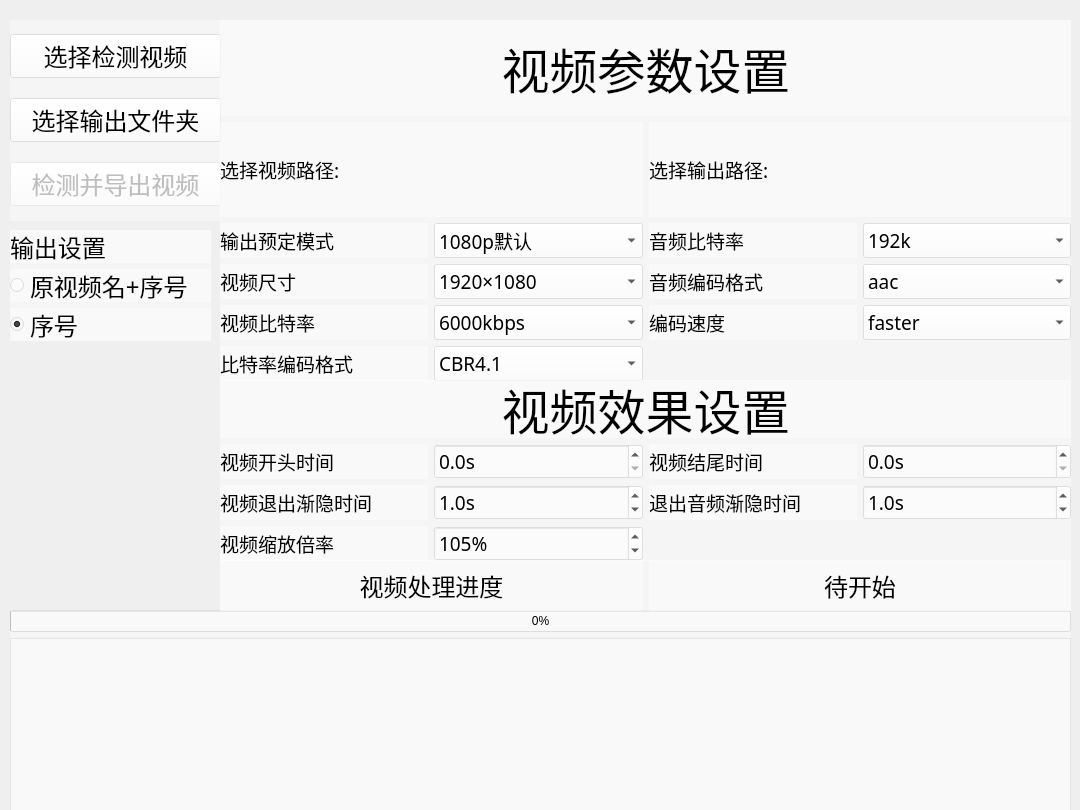
<?xml version="1.0" encoding="UTF-8"?>
<ui version="4.0">
 <class>MainWidget</class>
 <widget class="QWidget" name="MainWidget">
  <property name="geometry">
   <rect>
    <x>0</x>
    <y>0</y>
    <width>1080</width>
    <height>810</height>
   </rect>
  </property>
  <property name="windowTitle">
   <string>视频场景检测_demo</string>
  </property>
  <widget class="QWidget" name="widget_control" native="true">
   <property name="geometry">
    <rect>
     <x>10</x>
     <y>20</y>
     <width>211</width>
     <height>201</height>
    </rect>
   </property>
   <property name="font">
    <font>
     <family>黑体</family>
     <pointsize>18</pointsize>
    </font>
   </property>
   <property name="mouseTracking">
    <bool>false</bool>
   </property>
   <property name="styleSheet">
    <string notr="true">background-color: rgba(255, 255, 255, 0.4)</string>
   </property>
   <layout class="QVBoxLayout" name="verticalLayout">
    <item>
     <widget class="QPushButton" name="button_select_src">
      <property name="font">
       <font>
        <family>黑体</family>
        <pointsize>18</pointsize>
       </font>
      </property>
      <property name="text">
       <string>选择检测视频</string>
      </property>
     </widget>
    </item>
    <item>
     <widget class="QPushButton" name="button_select_target">
      <property name="font">
       <font>
        <family>黑体</family>
        <pointsize>18</pointsize>
       </font>
      </property>
      <property name="text">
       <string>选择输出文件夹</string>
      </property>
     </widget>
    </item>
    <item>
     <widget class="QPushButton" name="button_detect">
      <property name="enabled">
       <bool>false</bool>
      </property>
      <property name="font">
       <font>
        <family>黑体</family>
        <pointsize>18</pointsize>
       </font>
      </property>
      <property name="text">
       <string>检测并导出视频</string>
      </property>
     </widget>
    </item>
   </layout>
  </widget>
  <widget class="QWidget" name="widget_config" native="true">
   <property name="geometry">
    <rect>
     <x>220</x>
     <y>20</y>
     <width>851</width>
     <height>361</height>
    </rect>
   </property>
   <property name="font">
    <font>
     <family>黑体</family>
     <pointsize>14</pointsize>
    </font>
   </property>
   <property name="styleSheet">
    <string notr="true">background-color: rgba(255, 255, 255, 0.4)</string>
   </property>
   <layout class="QGridLayout" name="gridLayout">
    <item row="2" column="0">
     <widget class="QLabel" name="label_mode">
      <property name="font">
       <font>
        <family>黑体</family>
        <pointsize>14</pointsize>
       </font>
      </property>
      <property name="text">
       <string>输出预定模式</string>
      </property>
     </widget>
    </item>
    <item row="2" column="1">
     <widget class="QComboBox" name="comboBox_mode">
      <property name="font">
       <font>
        <family>黑体</family>
        <pointsize>14</pointsize>
       </font>
      </property>
      <item>
       <property name="text">
        <string>1080p默认</string>
       </property>
      </item>
      <item>
       <property name="text">
        <string>720p默认</string>
       </property>
      </item>
     </widget>
    </item>
    <item row="3" column="0">
     <widget class="QLabel" name="label_scale">
      <property name="font">
       <font>
        <family>黑体</family>
        <pointsize>14</pointsize>
       </font>
      </property>
      <property name="text">
       <string>视频尺寸</string>
      </property>
     </widget>
    </item>
    <item row="4" column="1">
     <widget class="QComboBox" name="comboBox_bitrate">
      <property name="font">
       <font>
        <family>黑体</family>
        <pointsize>14</pointsize>
       </font>
      </property>
      <property name="currentText">
       <string>6000kbps</string>
      </property>
      <property name="currentIndex">
       <number>5</number>
      </property>
      <item>
       <property name="text">
        <string>1000kbps</string>
       </property>
      </item>
      <item>
       <property name="text">
        <string>2000kbps</string>
       </property>
      </item>
      <item>
       <property name="text">
        <string>3000kbps</string>
       </property>
      </item>
      <item>
       <property name="text">
        <string>4000kbps</string>
       </property>
      </item>
      <item>
       <property name="text">
        <string>5000kbps</string>
       </property>
      </item>
      <item>
       <property name="text">
        <string>6000kbps</string>
       </property>
      </item>
      <item>
       <property name="text">
        <string>7000kbps</string>
       </property>
      </item>
      <item>
       <property name="text">
        <string>8000kbps</string>
       </property>
      </item>
      <item>
       <property name="text">
        <string>9000kbps</string>
       </property>
      </item>
      <item>
       <property name="text">
        <string>10000kbps</string>
       </property>
      </item>
     </widget>
    </item>
    <item row="4" column="0">
     <widget class="QLabel" name="label_bitrate">
      <property name="font">
       <font>
        <family>黑体</family>
        <pointsize>14</pointsize>
       </font>
      </property>
      <property name="text">
       <string>视频比特率</string>
      </property>
     </widget>
    </item>
    <item row="0" column="0" colspan="4">
     <widget class="QLabel" name="label_config">
      <property name="font">
       <font>
        <family>黑体</family>
        <pointsize>36</pointsize>
       </font>
      </property>
      <property name="styleSheet">
       <string notr="true"/>
      </property>
      <property name="text">
       <string>视频参数设置</string>
      </property>
      <property name="textFormat">
       <enum>Qt::AutoText</enum>
      </property>
      <property name="scaledContents">
       <bool>false</bool>
      </property>
      <property name="alignment">
       <set>Qt::AlignCenter</set>
      </property>
     </widget>
    </item>
    <item row="1" column="2" colspan="2">
     <widget class="QLabel" name="label_target_path">
      <property name="font">
       <font>
        <family>黑体</family>
        <pointsize>14</pointsize>
       </font>
      </property>
      <property name="text">
       <string>选择输出路径:</string>
      </property>
      <property name="wordWrap">
       <bool>true</bool>
      </property>
     </widget>
    </item>
    <item row="2" column="2">
     <widget class="QLabel" name="label_audio_bitrate">
      <property name="font">
       <font>
        <family>黑体</family>
        <pointsize>14</pointsize>
       </font>
      </property>
      <property name="text">
       <string>音频比特率</string>
      </property>
     </widget>
    </item>
    <item row="1" column="0" colspan="2">
     <widget class="QLabel" name="label_src_path">
      <property name="font">
       <font>
        <family>黑体</family>
        <pointsize>14</pointsize>
       </font>
      </property>
      <property name="text">
       <string>选择视频路径:</string>
      </property>
      <property name="wordWrap">
       <bool>true</bool>
      </property>
     </widget>
    </item>
    <item row="3" column="1">
     <widget class="QComboBox" name="comboBox_scale">
      <property name="font">
       <font>
        <family>黑体</family>
        <pointsize>14</pointsize>
       </font>
      </property>
      <property name="currentIndex">
       <number>0</number>
      </property>
      <item>
       <property name="text">
        <string>1920×1080</string>
       </property>
      </item>
      <item>
       <property name="text">
        <string>1280×720</string>
       </property>
      </item>
     </widget>
    </item>
    <item row="3" column="2">
     <widget class="QLabel" name="label_audio_codec">
      <property name="font">
       <font>
        <family>黑体</family>
        <pointsize>14</pointsize>
       </font>
      </property>
      <property name="text">
       <string>音频编码格式</string>
      </property>
     </widget>
    </item>
    <item row="2" column="3">
     <widget class="QComboBox" name="comboBox_audio_bitrate">
      <property name="font">
       <font>
        <family>黑体</family>
        <pointsize>14</pointsize>
       </font>
      </property>
      <property name="currentIndex">
       <number>1</number>
      </property>
      <item>
       <property name="text">
        <string>128k</string>
       </property>
      </item>
      <item>
       <property name="text">
        <string>192k</string>
       </property>
      </item>
      <item>
       <property name="text">
        <string>256k</string>
       </property>
      </item>
      <item>
       <property name="text">
        <string>512k</string>
       </property>
      </item>
     </widget>
    </item>
    <item row="3" column="3">
     <widget class="QComboBox" name="comboBox_audio_codec">
      <property name="font">
       <font>
        <family>黑体</family>
        <pointsize>14</pointsize>
       </font>
      </property>
      <item>
       <property name="text">
        <string>aac</string>
       </property>
      </item>
      <item>
       <property name="text">
        <string>ogg</string>
       </property>
      </item>
      <item>
       <property name="text">
        <string>mp3</string>
       </property>
      </item>
     </widget>
    </item>
    <item row="4" column="2">
     <widget class="QLabel" name="label_preset">
      <property name="font">
       <font>
        <family>黑体</family>
        <pointsize>14</pointsize>
       </font>
      </property>
      <property name="text">
       <string>编码速度</string>
      </property>
     </widget>
    </item>
    <item row="4" column="3">
     <widget class="QComboBox" name="comboBox_preset">
      <property name="font">
       <font>
        <family>黑体</family>
        <pointsize>14</pointsize>
       </font>
      </property>
      <property name="currentIndex">
       <number>3</number>
      </property>
      <item>
       <property name="text">
        <string>ultrafast</string>
       </property>
      </item>
      <item>
       <property name="text">
        <string>superfast</string>
       </property>
      </item>
      <item>
       <property name="text">
        <string>veryfast</string>
       </property>
      </item>
      <item>
       <property name="text">
        <string>faster</string>
       </property>
      </item>
      <item>
       <property name="text">
        <string>fast</string>
       </property>
      </item>
      <item>
       <property name="text">
        <string>medium</string>
       </property>
      </item>
      <item>
       <property name="text">
        <string>slow</string>
       </property>
      </item>
      <item>
       <property name="text">
        <string>slower</string>
       </property>
      </item>
      <item>
       <property name="text">
        <string>veryslow</string>
       </property>
      </item>
     </widget>
    </item>
    <item row="5" column="0">
     <widget class="QLabel" name="label_bitrate_encode">
      <property name="font">
       <font>
        <family>黑体</family>
        <pointsize>14</pointsize>
       </font>
      </property>
      <property name="text">
       <string>比特率编码格式</string>
      </property>
     </widget>
    </item>
    <item row="5" column="1">
     <widget class="QComboBox" name="comboBox_bitrate_encode">
      <property name="font">
       <font>
        <family>黑体</family>
        <pointsize>14</pointsize>
       </font>
      </property>
      <property name="currentIndex">
       <number>0</number>
      </property>
      <item>
       <property name="text">
        <string>CBR4.1</string>
       </property>
      </item>
      <item>
       <property name="text">
        <string>VBR</string>
       </property>
      </item>
     </widget>
    </item>
   </layout>
  </widget>
  <widget class="QWidget" name="widget_effect_config" native="true">
   <property name="geometry">
    <rect>
     <x>220</x>
     <y>380</y>
     <width>851</width>
     <height>181</height>
    </rect>
   </property>
   <property name="font">
    <font>
     <family>黑体</family>
     <pointsize>14</pointsize>
    </font>
   </property>
   <property name="styleSheet">
    <string notr="true">background-color: rgba(255, 255, 255, 0.4)</string>
   </property>
   <layout class="QGridLayout" name="gridLayout_2">
    <item row="2" column="0">
     <widget class="QLabel" name="label_video_fade_time">
      <property name="font">
       <font>
        <family>黑体</family>
        <pointsize>14</pointsize>
       </font>
      </property>
      <property name="text">
       <string>视频退出渐隐时间</string>
      </property>
     </widget>
    </item>
    <item row="2" column="2">
     <widget class="QLabel" name="label_audio_fade_time">
      <property name="font">
       <font>
        <family>黑体</family>
        <pointsize>14</pointsize>
       </font>
      </property>
      <property name="frameShape">
       <enum>QFrame::NoFrame</enum>
      </property>
      <property name="text">
       <string>退出音频渐隐时间</string>
      </property>
     </widget>
    </item>
    <item row="1" column="0">
     <widget class="QLabel" name="label_start_time">
      <property name="font">
       <font>
        <family>黑体</family>
        <pointsize>14</pointsize>
       </font>
      </property>
      <property name="text">
       <string>视频开头时间</string>
      </property>
     </widget>
    </item>
    <item row="0" column="0" colspan="4">
     <widget class="QLabel" name="label_effect_config">
      <property name="font">
       <font>
        <family>黑体</family>
        <pointsize>36</pointsize>
       </font>
      </property>
      <property name="text">
       <string>视频效果设置</string>
      </property>
      <property name="alignment">
       <set>Qt::AlignCenter</set>
      </property>
     </widget>
    </item>
    <item row="1" column="1">
     <widget class="QDoubleSpinBox" name="doubleSpinBox_start_time">
      <property name="font">
       <font>
        <family>黑体</family>
        <pointsize>14</pointsize>
       </font>
      </property>
      <property name="prefix">
       <string/>
      </property>
      <property name="suffix">
       <string>s</string>
      </property>
      <property name="decimals">
       <number>1</number>
      </property>
      <property name="maximum">
       <double>1000.000000000000000</double>
      </property>
      <property name="value">
       <double>0.000000000000000</double>
      </property>
     </widget>
    </item>
    <item row="1" column="2">
     <widget class="QLabel" name="label_end_time">
      <property name="font">
       <font>
        <family>黑体</family>
        <pointsize>14</pointsize>
       </font>
      </property>
      <property name="text">
       <string>视频结尾时间</string>
      </property>
     </widget>
    </item>
    <item row="1" column="3">
     <widget class="QDoubleSpinBox" name="doubleSpinBox_end_time">
      <property name="font">
       <font>
        <family>黑体</family>
        <pointsize>14</pointsize>
       </font>
      </property>
      <property name="suffix">
       <string>s</string>
      </property>
      <property name="decimals">
       <number>1</number>
      </property>
      <property name="maximum">
       <double>1000.000000000000000</double>
      </property>
      <property name="value">
       <double>0.000000000000000</double>
      </property>
     </widget>
    </item>
    <item row="2" column="1">
     <widget class="QDoubleSpinBox" name="doubleSpinBox_video_fade_time">
      <property name="font">
       <font>
        <family>黑体</family>
        <pointsize>14</pointsize>
       </font>
      </property>
      <property name="suffix">
       <string>s</string>
      </property>
      <property name="decimals">
       <number>1</number>
      </property>
      <property name="value">
       <double>1.000000000000000</double>
      </property>
     </widget>
    </item>
    <item row="2" column="3">
     <widget class="QDoubleSpinBox" name="doubleSpinBox_audio_fade_time">
      <property name="font">
       <font>
        <family>黑体</family>
        <pointsize>14</pointsize>
       </font>
      </property>
      <property name="suffix">
       <string>s</string>
      </property>
      <property name="decimals">
       <number>1</number>
      </property>
      <property name="value">
       <double>1.000000000000000</double>
      </property>
     </widget>
    </item>
    <item row="3" column="0">
     <widget class="QLabel" name="label_scale_size">
      <property name="font">
       <font>
        <family>黑体</family>
        <pointsize>14</pointsize>
       </font>
      </property>
      <property name="text">
       <string>视频缩放倍率</string>
      </property>
     </widget>
    </item>
    <item row="3" column="1">
     <widget class="QDoubleSpinBox" name="doubleSpinBox_scale_size">
      <property name="font">
       <font>
        <family>黑体</family>
        <pointsize>14</pointsize>
       </font>
      </property>
      <property name="prefix">
       <string/>
      </property>
      <property name="suffix">
       <string>%</string>
      </property>
      <property name="decimals">
       <number>0</number>
      </property>
      <property name="maximum">
       <double>500.000000000000000</double>
      </property>
      <property name="value">
       <double>105.000000000000000</double>
      </property>
     </widget>
    </item>
   </layout>
  </widget>
  <widget class="QWidget" name="widget_process" native="true">
   <property name="geometry">
    <rect>
     <x>10</x>
     <y>610</y>
     <width>1061</width>
     <height>201</height>
    </rect>
   </property>
   <property name="styleSheet">
    <string notr="true">background-color: rgba(255, 255, 255, 0.4)</string>
   </property>
   <layout class="QGridLayout" name="gridLayout_3">
    <item row="1" column="0">
     <widget class="QProgressBar" name="progressBar">
      <property name="value">
       <number>0</number>
      </property>
     </widget>
    </item>
    <item row="2" column="0">
     <widget class="QTextEdit" name="output_text"/>
    </item>
   </layout>
  </widget>
  <widget class="QWidget" name="widget_condition" native="true">
   <property name="geometry">
    <rect>
     <x>220</x>
     <y>560</y>
     <width>851</width>
     <height>51</height>
    </rect>
   </property>
   <property name="font">
    <font>
     <family>黑体</family>
     <pointsize>20</pointsize>
    </font>
   </property>
   <property name="styleSheet">
    <string notr="true">background-color: rgba(255, 255, 255, 0.4)</string>
   </property>
   <layout class="QHBoxLayout" name="horizontalLayout">
    <item>
     <widget class="QLabel" name="label_condition">
      <property name="font">
       <font>
        <family>黑体</family>
        <pointsize>18</pointsize>
       </font>
      </property>
      <property name="text">
       <string>视频处理进度</string>
      </property>
      <property name="alignment">
       <set>Qt::AlignCenter</set>
      </property>
     </widget>
    </item>
    <item>
     <widget class="QLabel" name="label_condition_name">
      <property name="font">
       <font>
        <family>黑体</family>
        <pointsize>18</pointsize>
       </font>
      </property>
      <property name="text">
       <string>待开始</string>
      </property>
      <property name="alignment">
       <set>Qt::AlignCenter</set>
      </property>
     </widget>
    </item>
   </layout>
  </widget>
  <widget class="QWidget" name="widget_output" native="true">
   <property name="geometry">
    <rect>
     <x>10</x>
     <y>230</y>
     <width>201</width>
     <height>111</height>
    </rect>
   </property>
   <property name="font">
    <font>
     <family>黑体</family>
     <pointsize>18</pointsize>
    </font>
   </property>
   <property name="autoFillBackground">
    <bool>false</bool>
   </property>
   <property name="styleSheet">
    <string notr="true">background-color: rgba(255, 255, 255, 0.4)</string>
   </property>
   <layout class="QGridLayout" name="gridLayout_4">
    <item row="0" column="0" colspan="2">
     <widget class="QLabel" name="label">
      <property name="text">
       <string>输出设置</string>
      </property>
     </widget>
    </item>
    <item row="1" column="0" colspan="2">
     <widget class="QRadioButton" name="radioButton_out_name">
      <property name="text">
       <string>原视频名+序号</string>
      </property>
      <property name="checked">
       <bool>false</bool>
      </property>
     </widget>
    </item>
    <item row="2" column="0" colspan="2">
     <widget class="QRadioButton" name="radioButton_out_num">
      <property name="text">
       <string>序号</string>
      </property>
      <property name="checked">
       <bool>true</bool>
      </property>
     </widget>
    </item>
   </layout>
  </widget>
 </widget>
 <resources/>
 <connections>
  <connection>
   <sender>button_select_src</sender>
   <signal>clicked()</signal>
   <receiver>MainWidget</receiver>
   <slot>select_src()</slot>
   <hints>
    <hint type="sourcelabel">
     <x>157</x>
     <y>73</y>
    </hint>
    <hint type="destinationlabel">
     <x>205</x>
     <y>9</y>
    </hint>
   </hints>
  </connection>
  <connection>
   <sender>button_select_target</sender>
   <signal>clicked()</signal>
   <receiver>MainWidget</receiver>
   <slot>select_target()</slot>
   <hints>
    <hint type="sourcelabel">
     <x>133</x>
     <y>115</y>
    </hint>
    <hint type="destinationlabel">
     <x>84</x>
     <y>11</y>
    </hint>
   </hints>
  </connection>
  <connection>
   <sender>button_detect</sender>
   <signal>clicked()</signal>
   <receiver>MainWidget</receiver>
   <slot>video_process()</slot>
   <hints>
    <hint type="sourcelabel">
     <x>187</x>
     <y>171</y>
    </hint>
    <hint type="destinationlabel">
     <x>353</x>
     <y>8</y>
    </hint>
   </hints>
  </connection>
 </connections>
 <slots>
  <slot>select_src()</slot>
  <slot>select_target()</slot>
  <slot>video_process()</slot>
 </slots>
</ui>
